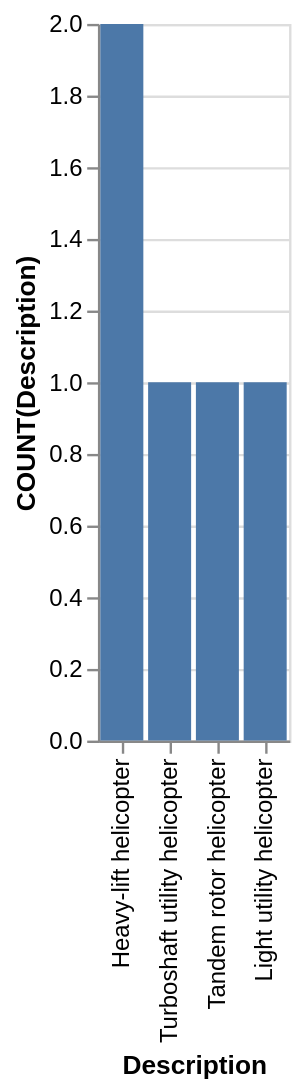

This figure's Vega-Lite source:
### Vega-Lite specification from a JSON file in a GitHub repository (floating-point values rounded to 4 significant figures)
{"data": {"values": [{"x_data": "Heavy-lift helicopter", "y_data": 2}, {"x_data": "Turboshaft utility helicopter", "y_data": 1}, {"x_data": "Tandem rotor helicopter", "y_data": 1}, {"x_data": "Light utility helicopter", "y_data": 1}]}, "mark": "bar", "encoding": {"x": {"field": "x_data", "type": "nominal", "title": "Description", "sort": {"op": "sum", "field": "y_data", "order": "descending"}}, "y": {"field": "y_data", "type": "quantitative", "title": "COUNT(Description)"}}}
